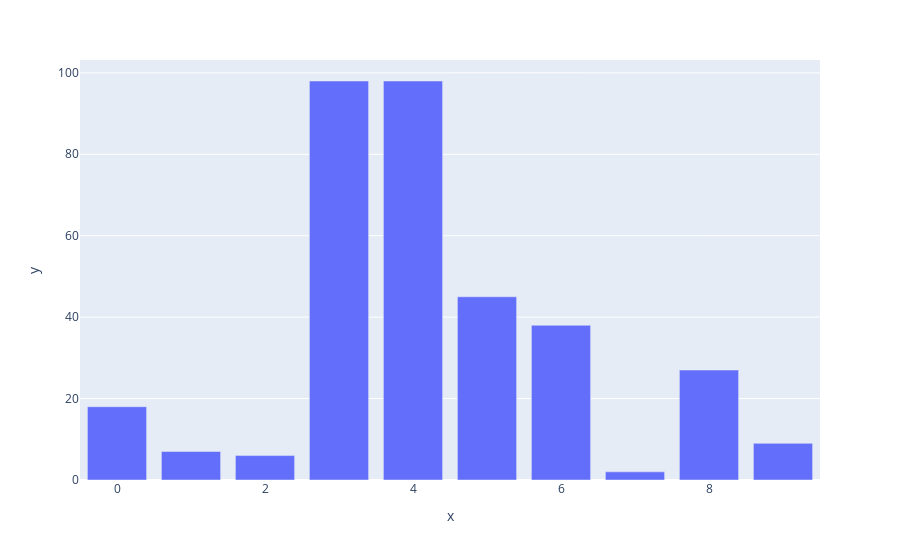

Here is the notebook cell this chart was saved with:
### Code cell
import pandas as pd
import numpy as np
from langchain.chat_models import AzureChatOpenAI
from chat2plot import chat2plot
numerical_data = {
    'x': np.arange(0, 10),
    'y': np.random.randint(0, 100, size=10)
}

plot = chat2plot(pd.DataFrame(numerical_data), chat=AzureChatOpenAI(api_key="836fea48dd7a402dbd8cf73f4dddb2e5",api_version="2023-05-15",model="BayerBIGPT35Turbo",azure_endpoint="https://bayerbichatgpt4.openai.azure.com/"))
ret = plot.query("plot a bar chart of x vs y")
ret.figure.show()
print(ret.explanation)

### Figure 1 — Plotly figure (JSON) as saved in the notebook; plotly's stock layout.template omitted (floating-point values rounded to 4 significant figures)
{"data": [{"alignmentgroup": "True", "hovertemplate": "x=%{x}<br>y=%{y}<extra></extra>", "legendgroup": "", "marker": {"color": "#636efa", "pattern": {"shape": ""}}, "name": "", "offsetgroup": "", "orientation": "v", "showlegend": false, "textposition": "auto", "type": "bar", "x": [9, 8, 7, 6, 5, 4, 3, 2, 1, 0], "xaxis": "x", "y": [9, 27, 2, 38, 45, 98, 98, 6, 7, 18], "yaxis": "y"}], "layout": {"barmode": "relative", "legend": {"tracegroupgap": 0}, "margin": {"t": 60}, "xaxis": {"anchor": "y", "domain": [0, 1], "title": {"text": "x"}}, "yaxis": {"anchor": "x", "domain": [0, 1], "title": {"text": "y"}}}}
